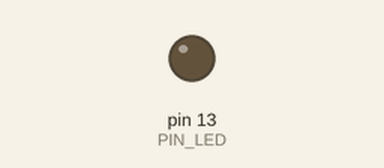
Bench run of a sketch on a simulated Arduino Uno, built with avr-gcc and run on an emulated ATmega328P. Shown: output pins drawn as LEDs (lit = HIGH). What the sketch prints to the serial monitor is not drawn.

Above: at 0.2 s.
At 30.2 s:
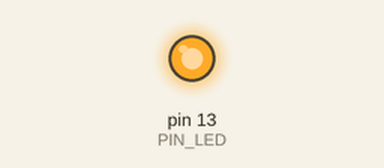
Timing chart, 0 to 36.5 s (numbered marks = the images above):
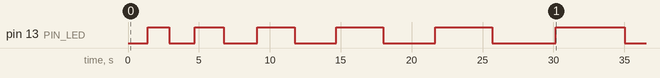

The sketch:

pi.ino
```cpp
#include "pi_calc.c"

const int PIN_LED = 13;

void setup() {
  Serial.begin(9600);
  delay(100);

  pinMode(PIN_LED, OUTPUT);
  /*
    Serial.print("sizeof(int) = ");
    Serial.println(sizeof(int), DEC);

    Serial.print("sizeof(long) = ");
    Serial.println(sizeof(long), DEC);


    Serial.print("sizeof(long long) = ");
    Serial.println(sizeof(long long), DEC);

    Serial.print("sizeof(float) = ");
    Serial.println(sizeof(float), DEC);

    Serial.print("sizeof(double) = ");
    Serial.println(sizeof(double), DEC);
  */
  Serial.print("PI = 3.");
}

bool state = false;
long n = 1;
long r = 0;
long prev_c = 0;

void loop() {
  digitalWrite(PIN_LED, state);
  state = !state;

  if (n % 5 == 1) {
    r += 1;
    Serial.print("\n");
    if (r < 10)
      Serial.print(0);
    Serial.print(r);
    Serial.print(":");
  }

  long c = calc(n);
  int d0 = c / 1E8;
  Serial.print(d0, DEC);
  int d1 = c / 1E7 - 10 * d0;
  Serial.print(d1, DEC);
  n += 2;
  /*
    if (prev_c != 0) {
    long error = abs(prev_c - c * 100);
    Serial.print(" err:");
    Serial.println(error / 1e9);
    } */
  prev_c = c;
}
```

pi_calc.c
```cpp
#include <math.h>

#define HAS_LONG_LONG

#ifdef HAS_LONG_LONG
#define mul_mod(a,b,m) (( (long long) (a) * (long long) (b) ) % (m))
#else
#define mul_mod(a,b,m) fmod( (double) a * (double) b, m)
#endif

/* return the inverse of x mod y */
int inv_mod(int x, int y)
{
  int q, u, v, a, c, t;

  u = x;
  v = y;
  c = 1;
  a = 0;
  do {
    q = v / u;

    t = c;
    c = a - q * c;
    a = t;

    t = u;
    u = v - q * u;
    v = t;
  } while (u != 0);
  a = a % y;
  if (a < 0)
    a = y + a;
  return a;
}

/* return (a^b) mod m */
int pow_mod(int a, int b, int m)
{
  int r, aa;

  r = 1;
  aa = a;
  while (1) {
    if (b & 1)
      r = mul_mod(r, aa, m);
    b = b >> 1;
    if (b == 0)
      break;
    aa = mul_mod(aa, aa, m);
  }
  return r;
}

/* return true if n is prime */
int is_prime(int n)
{
  int r, i;
  if ((n % 2) == 0)
    return 0;

  r = (int) (sqrt(n));
  for (i = 3; i <= r; i += 2)
    if ((n % i) == 0)
      return 0;
  return 1;
}

/* return the prime number immediatly after n */
int next_prime(int n)
{
  do {
    n++;
  } while (!is_prime(n));
  return n;
}

long calc(int n)
{
  int av, a, vmax, N, num, den, k, kq, kq2, t, v, s, i;
  double sum;

  N = (int) ((n + 20) * log(10) / log(2));

  sum = 0;

  for (a = 3; a <= (2 * N); a = next_prime(a)) {

    vmax = (int) (log(2 * N) / log(a));
    av = 1;
    for (i = 0; i < vmax; i++)
      av = av * a;

    s = 0;
    num = 1;
    den = 1;
    v = 0;
    kq = 1;
    kq2 = 1;

    for (k = 1; k <= N; k++) {

      t = k;
      if (kq >= a) {
        do {
          t = t / a;
          v--;
        } while ((t % a) == 0);
        kq = 0;
      }
      kq++;
      num = mul_mod(num, t, av);

      t = (2 * k - 1);
      if (kq2 >= a) {
        if (kq2 == a) {
          do {
            t = t / a;
            v++;
          } while ((t % a) == 0);
        }
        kq2 -= a;
      }
      den = mul_mod(den, t, av);
      kq2 += 2;

      if (v > 0) {
        t = inv_mod(den, av);
        t = mul_mod(t, num, av);
        t = mul_mod(t, k, av);
        for (i = v; i < vmax; i++)
          t = mul_mod(t, a, av);
        s += t;
        if (s >= av)
          s -= av;
      }

    }

    t = pow_mod(10, n - 1, av);
    s = mul_mod(s, t, av);
    sum = fmod(sum + (double) s / (double) av, 1.0);
  }

  return (long) (sum * 1e9);
}
```

Measured:
- by itself, pin 13 (PIN_LED): LOW → HIGH at 1.4 s, → LOW 1.5 s later, → HIGH 1.8 s later, → LOW 2.0 s later, … (12 changes in this stretch)
